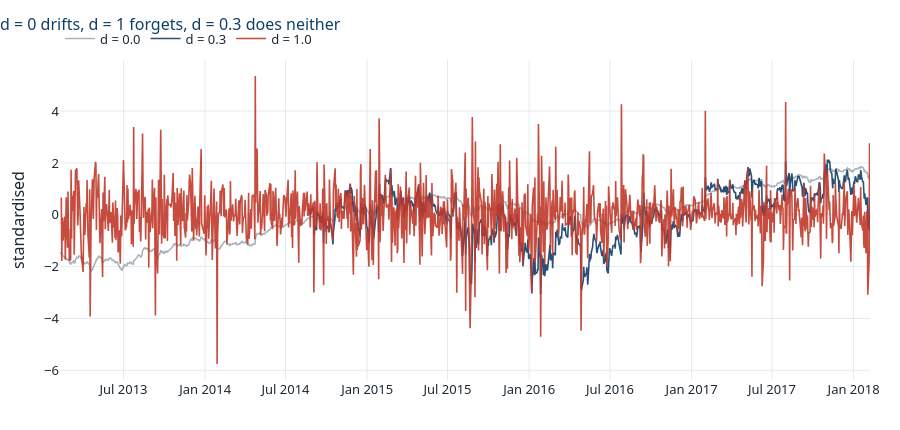

The cell this chart's notebook holds for it:
### Markdown cell above
The threshold is crossed at $d = 0.25$, where the series is stationary and still carries a correlation of **0.91** with the price level. At the rounder $d = 0.30$ the ADF statistic is −4.33, comfortably past the critical value, with correlation 0.84 still intact.

Full differencing — the thing everyone does by default — takes that correlation to **0.02**.

So the default throws away essentially all of the memory to buy a stationarity that was already available at a quarter of the price. Note also the cost that fractional differencing does charge: small $d$ needs a long weight vector, so you lose observations at the start. At $d = 0.2$ that is nearly 500 rows. Stationarity, memory, sample size — you get to pick two.

### Code cell
fig = go.Figure()
for d, colr in [(0.0, C["grey"]), (0.3, C["navy"]), (1.0, C["red"])]:
    x = series[d]
    z = (x - x.mean()) / x.std()
    fig.add_trace(go.Scatter(x=z.index, y=z, name=f"d = {d}",
                             line=dict(color=colr, width=1.6),
                             opacity=0.9 if d != 0.0 else 0.65))
fig.update_yaxes(title="standardised")
style(fig, height=430,
      title="d = 0 drifts, d = 1 forgets, d = 0.3 does neither")
fig.show()

### Figure 1 — Plotly figure (JSON) as saved in the notebook; plotly's stock layout.template omitted (floating-point values rounded to 4 significant figures; data arrays with more than 128 entries replaced by an {"elided": "..."} marker saying what was removed)
{"data": [{"line": {"color": "#7A8994", "width": 1.6}, "name": "d = 0.0", "opacity": 0.65, "type": "scatter", "x": {"elided": "1259 str values"}, "y": {"elided": "1259 float values"}}, {"line": {"color": "#123F69", "width": 1.6}, "name": "d = 0.3", "opacity": 0.9, "type": "scatter", "x": {"elided": "872 str values"}, "y": {"elided": "872 float values"}}, {"line": {"color": "#C0392B", "width": 1.6}, "name": "d = 1.0", "opacity": 0.9, "type": "scatter", "x": {"elided": "1258 str values"}, "y": {"elided": "1258 float values"}}], "layout": {"colorway": ["#123F69", "#C0392B", "#2E8B6B", "#E8A33D", "#2E7EBB", "#7A8994"], "font": {"color": "#1C2833", "family": "Segoe UI, Helvetica, Arial, sans-serif", "size": 13}, "height": 430, "hoverlabel": {"font": {"size": 12}}, "legend": {"orientation": "h", "x": 0, "xanchor": "left", "y": 1.02, "yanchor": "bottom"}, "margin": {"b": 50, "l": 60, "r": 30, "t": 60}, "title": {"font": {"color": "#123F69", "size": 16}, "text": "d = 0 drifts, d = 1 forgets, d = 0.3 does neither", "x": 0, "xanchor": "left"}, "xaxis": {"gridcolor": "#E2EBF4", "showgrid": true, "zeroline": false}, "yaxis": {"gridcolor": "#E2EBF4", "showgrid": true, "title": {"text": "standardised"}, "zeroline": false}}}
